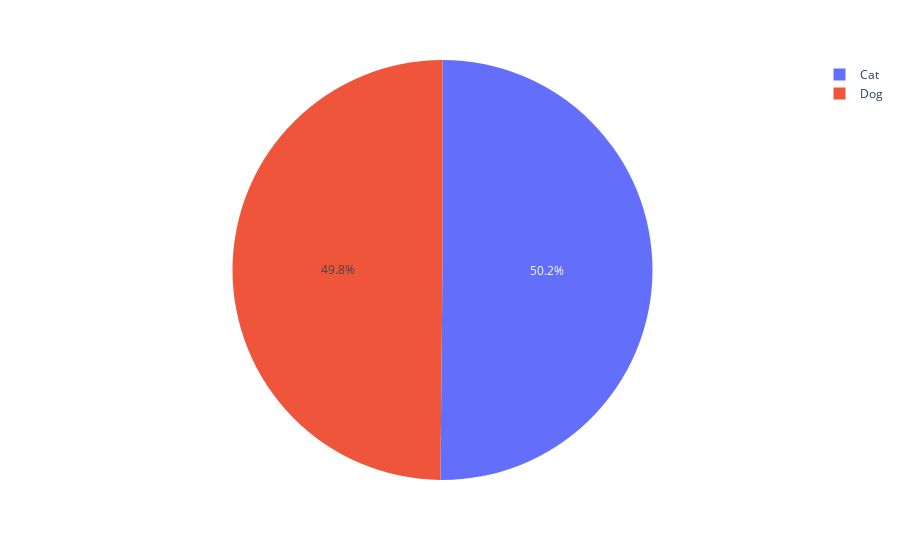

The code cell stored with this chart in its notebook:
### Code cell
class_names = ['Cat', 'Dog'] 

n_dogs = len(os.listdir('PetImages/Dog'))
n_cats = len(os.listdir('PetImages/Cat'))
n_images = [n_cats, n_dogs]
px.pie(names=class_names, values=n_images)

### Figure 1 — Plotly figure (JSON) as saved in the notebook; plotly's stock layout.template omitted (floating-point values rounded to 4 significant figures)
{"data": [{"domain": {"x": [0, 1], "y": [0, 1]}, "hovertemplate": "label=%{label}<br>value=%{value}<extra></extra>", "labels": ["Cat", "Dog"], "legendgroup": "", "name": "", "showlegend": true, "type": "pie", "values": [11749, 11675]}], "layout": {"legend": {"tracegroupgap": 0}, "margin": {"t": 60}}}
